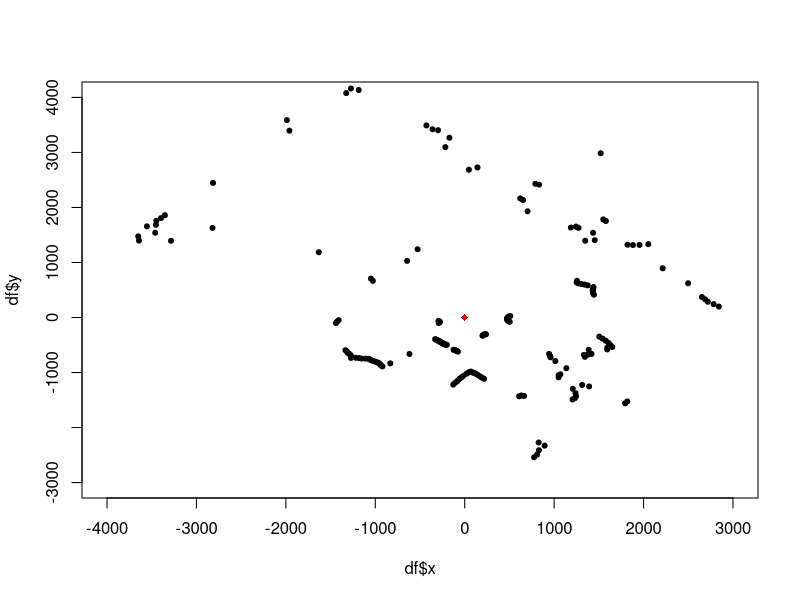

The R script that drew this image:


#set.seed(2038382)
#df = data.frame(degrees = 0:359, distance = rnorm(360,mean = 1000, sd = 1000))

df = data.frame(degrees = 0:359)
df$distance <- c(480, 485, 492, 510, 2849, 2795, 2734, 2709, 2679, 0, 0, 0, 0, 0, 2575, 0, 1504, 1500, 1508, 1514, 1527, 1543, 2388, 1495, 1469, 1442, 1416, 1405, 1422, 0, 0, 0, 0, 2448, 2358, 2296, 2250, 0, 0, 0, 0, 0, 0, 0, 2022, 0, 1940, 2105, 2360, 2362, 0, 0, 2068, 2068, 2020, 0, 0, 0, 0, 0, 0, 0, 0, 3350, 0, 0, 0, 0, 0, 0, 2055, 2554, 2555, 2234, 2252, 0, 0, 0, 0, 0, 0, 0, 0, 0, 0, 0, 0, 2731, 0, 2686, 0, 0, 0, 3271, 3104, 3417, 3440, 3517, 0, 0, 0, 0, 0, 0, 0, 0, 4301, 4352, 4288, 0, 0, 0, 0, 1348, 0, 0, 0, 0, 0, 4102, 3921, 0, 1214, 0, 0, 0, 0, 0, 0, 0, 0, 16913, 0, 0, 0, 0, 0, 0, 0, 3730, 0, 0, 0, 0, 2017, 0, 1265, 1225, 0, 0, 3257, 3834, 3847, 3871, 3842, 3921, 3789, 3568, 3938, 3902, 0, 0, 0, 0, 0, 0, 0, 0, 0, 0, 0, 0, 0, 0, 0, 0, 0, 0, 0, 0, 0, 16784, 1411, 1429, 1443, 0, 0, 0, 0, 0, 0, 0, 300, 296, 294, 293, 294, 289, 0, 308, 16698, 0, 0, 0, 1460, 1455, 1458, 1450, 1447, 1452, 1469, 1421, 1392, 1372, 1336, 1309, 1306, 1298, 1290, 1279, 1271, 1268, 1272, 1279, 1279, 1177, 0, 906, 0, 0, 515, 514, 514, 514, 514, 517, 519, 518, 520, 523, 523, 524, 526, 530, 535, 535, 539, 539, 534, 0, 0, 0, 0, 0, 0, 0, 0, 0, 599, 603, 604, 610, 616, 625, 1226, 1187, 1155, 1117, 1090, 1066, 1043, 1024, 1005, 993, 985, 1002, 1013, 1032, 1055, 1083, 1108, 1133, 0, 0, 0, 0, 0, 2657, 2620, 2551, 2417, 2494, 0, 1556, 1551, 1572, 0, 0, 0, 0, 0, 387, 381, 0, 16770, 376, 377, 380, 387, 1916, 1915, 1898, 1852, 1772, 1512, 1485, 1487, 1796, 1872, 2377, 2373, 1463, 1286, 1202, 1177, 1152, 0, 0, 0, 0, 0, 0, 1522, 1497, 1535, 1565, 0, 1506, 0, 0, 1696, 1687, 1735, 1702, 1673, 1633, 1590, 1545, 0, 0, 0, 510, 496, 488, 482, 478, 475, 474, 475, 477)

df$y <- sapply(1:nrow(df),FUN = function(x){
  degrees <- df$degrees[x]
  radians <- degrees/57.2957795
  sin(radians)*df$distance[x]
})

df$x <- sapply(1:nrow(df),FUN = function(x){
  degrees <- df$degrees[x]
  radians <- degrees/57.2957795
  cos(radians)*df$distance[x]
})

df$y[df$y < -5000 | df$y > 5000] <- NA
df$y[df$y > -5 & df$y < 5] <- NA
df$x[df$x < -5000 | df$x > 5000] <- NA
df$x[df$x > -5 & df$x < 5] <- NA

#hist(df$x,breaks=5000,xlim=c(-10,10))

plot(df$x,df$y,pch=20,xlim=c(-4000,3000),ylim=c(-3000,4000))
points(0,0,col='red',pch=18)
